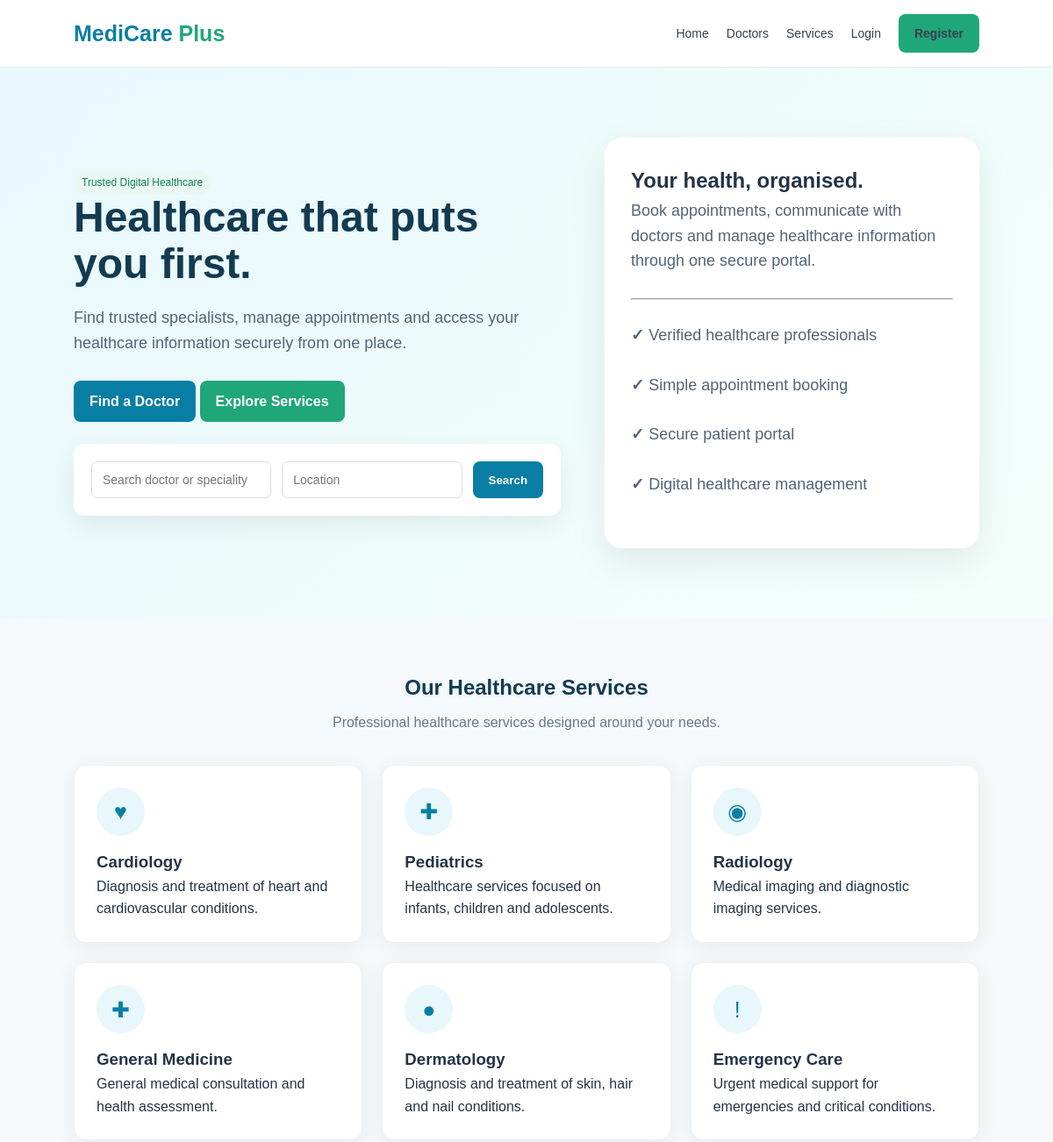
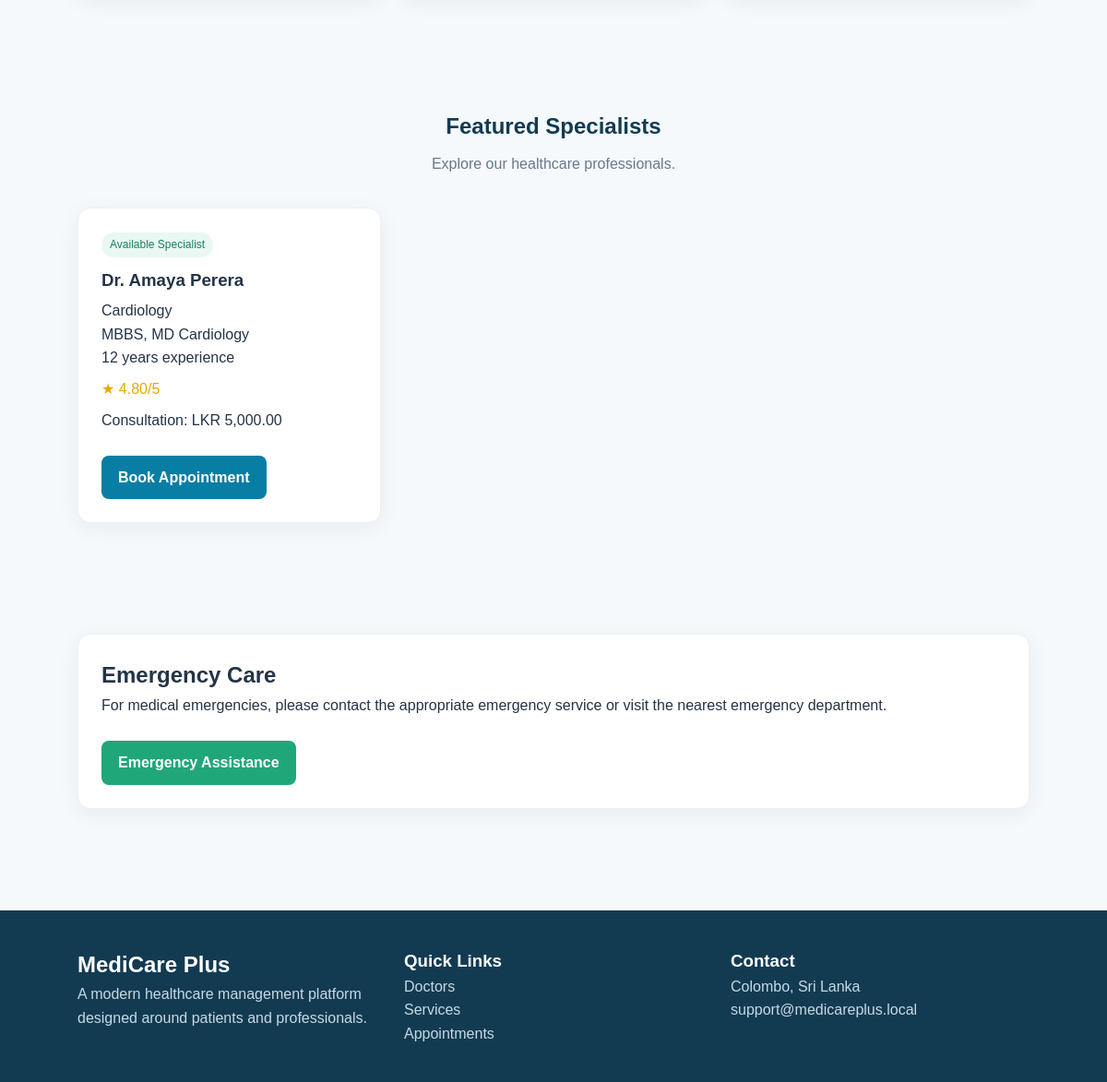
The page / on the database its author committed (2 pictures, top to bottom).
### tables this page shows
CREATE TABLE services (
    id INT AUTO_INCREMENT PRIMARY KEY,
    name VARCHAR(100) NOT NULL,
    description TEXT NOT NULL,
    icon VARCHAR(20) DEFAULT '✚',
    created_at TIMESTAMP DEFAULT CURRENT_TIMESTAMP
);

CREATE TABLE doctors (
    id INT AUTO_INCREMENT PRIMARY KEY,
    user_id INT NOT NULL,
    specialization VARCHAR(100) NOT NULL,
    qualification VARCHAR(255),
    experience INT DEFAULT 0,
    location VARCHAR(100),
    consultation_fee DECIMAL(10,2) DEFAULT 0,
    availability VARCHAR(255),
    rating DECIMAL(3,2) DEFAULT 0,
    bio TEXT,
    service_id INT,
    FOREIGN KEY (user_id) REFERENCES users(id) ON DELETE CASCADE,
    FOREIGN KEY (service_id) REFERENCES services(id) ON DELETE SET NULL
);

CREATE TABLE users (
    id INT AUTO_INCREMENT PRIMARY KEY,
    full_name VARCHAR(100) NOT NULL,
    email VARCHAR(150) NOT NULL UNIQUE,
    password VARCHAR(255) NOT NULL,
    role ENUM('patient','doctor','admin') NOT NULL DEFAULT 'patient',
    phone VARCHAR(30),
    created_at TIMESTAMP DEFAULT CURRENT_TIMESTAMP
);

### config.php (called while the page is built, shortened)
<?php
function e($value) {
    return htmlspecialchars($value ?? '', ENT_QUOTES, 'UTF-8');
}
function isLoggedIn() {
    return isset($_SESSION['user_id']);
}
?>

### index.php (the view, shortened to what this page needs)
<?php
require_once "config.php";
$services = $conn->query("SELECT * FROM services LIMIT 6");
$doctors = $conn->query("
    SELECT d.*, u.full_name
    FROM doctors d
    JOIN users u ON d.user_id = u.id
    ORDER BY d.rating DESC
    LIMIT 3
");
?>
<!DOCTYPE html>
<html>
<head>
    <link rel="stylesheet" href="style.css">
</head>
<body>
<?php include "header.php"; ?>
<section class="hero">
    <div>
        <span class="badge">Trusted Digital Healthcare</span>
        <h1>Healthcare that puts you first.</h1>
        <p>
            Find trusted specialists, manage appointments and
            access your healthcare information securely from one place.
        </p>
        <a href="doctors.php" class="btn">Find a Doctor</a>
        <a href="services.php" class="btn btn-green">Explore Services</a>
        <form action="doctors.php" method="GET" class="search-box">
            <input
                type="text"
                name="search"
                placeholder="Search doctor or speciality"
            >
            <input
                type="text"
                name="location"
                placeholder="Location"
            >
            <button class="btn" type="submit">Search</button>
        </form>
    </div>
    <div class="hero-card">
        <h2>Your health, organised.</h2>
        <p>
            Book appointments, communicate with doctors and
            manage healthcare information through one secure portal.
        </p>
        <hr><br>
        <p><strong>✓</strong> Verified healthcare professionals</p>
        <p><strong>✓</strong> Simple appointment booking</p>
        <p><strong>✓</strong> Secure patient portal</p>
        <p><strong>✓</strong> Digital healthcare management</p>
    </div>
</section>
<section class="section">
<div class="container">
    <div class="section-title">
        <h2>Our Healthcare Services</h2>
        <p>Professional healthcare services designed around your needs.</p>
    </div>
    <div class="grid">
        <?php while ($service = $services->fetch_assoc()): ?>
            <div class="card">
                <div class="service-icon">
                    <?= e($service['icon']) ?>
                </div>
                <h3><?= e($service['name']) ?></h3>
                <p><?= e($service['description']) ?></p>
            </div>
        <?php endwhile; ?>
    </div>
</div>
</section>
<section class="section">
<div class="container">
    <div class="section-title">
        <h2>Featured Specialists</h2>
        <p>Explore our healthcare professionals.</p>
    </div>
    <div class="grid">
        <?php while ($doctor = $doctors->fetch_assoc()): ?>
            <div class="card doctor-card">
                <span class="badge">
                    Available Specialist
                </span>
                <h3><?= e($doctor['full_name']) ?></h3>
                <p>
                    <?= e($doctor['specialization']) ?>
                </p>
                <p>
                    <?= e($doctor['qualification']) ?>
                </p>
                <p>
                    <?= e($doctor['experience']) ?> years experience
                </p>
                <div class="rating">
                    ★ <?= e($doctor['rating']) ?>/5
                </div>
                <p>
                    Consultation:
                    LKR <?= number_format($doctor['consultation_fee'], 2) ?>
                </p>
                <br>
                <a
                    href="book_appointment.php?doctor=<?= $doctor['id'] ?>"
                    class="btn"
                >
                    Book Appointment
                </a>
            </div>
        <?php endwhile; ?>
    </div>
</div>
</section>
<section class="section">
<div class="container">
    <div class="card">
        <h2>Emergency Care</h2>
        <p>
            For medical emergencies, please contact the appropriate
            emergency service or visit the nearest emergency department.
        </p>
        <br>
        <a href="tel:1990" class="btn btn-green">
            Emergency Assistance
        </a>
    </div>
</div>
</section>
<footer class="footer">
<div class="footer-grid">
    <div>
        <h2>MediCare Plus</h2>
        <p>
            A modern healthcare management platform
            designed around patients and professionals.
        </p>
    </div>
    <div>
        <h3>Quick Links</h3>
        <p>Doctors</p>
        <p>Services</p>
        <p>Appointments</p>
    </div>
    <div>
        <h3>Contact</h3>
        <p>Colombo, Sri Lanka</p>
        <p>support@medicareplus.local</p>
    </div>
</div>
</footer>
</body>
</html>

### header.php
<?php require_once "config.php"; ?>
<header class="navbar">
    <a href="index.php" class="logo">
        MediCare <span>Plus</span>
    </a>
    <nav class="nav-links">
        <a href="index.php">Home</a>
        <a href="doctors.php">Doctors</a>
        <a href="services.php">Services</a>
        <?php if (isLoggedIn()): ?>
            <?php if ($_SESSION['role'] === 'patient'): ?>
                <a href="dashboard.php">Dashboard</a>
                <a href="my_appointments.php">Appointments</a>
            <?php elseif ($_SESSION['role'] === 'doctor'): ?>
                <a href="doctor_dashboard.php">Doctor Portal</a>
            <?php elseif ($_SESSION['role'] === 'admin'): ?>
                <a href="admin_dashboard.php">Admin Portal</a>
            <?php endif; ?>
            <a href="logout.php" class="btn">Logout</a>
        <?php else: ?>
            <a href="login.php">Login</a>
            <a href="register.php" class="btn btn-green">Register</a>
        <?php endif; ?>
    </nav>
</header>

### style.css (style rules this page uses)
* { box-sizing: border-box; margin: 0; padding: 0; }
body { font-family: Arial, Helvetica, sans-serif; background: #f5f9fc; color: #243447; line-height: 1.6; }
a { text-decoration: none; color: inherit; }
.navbar { background: #ffffff; border-bottom: 1px solid #e3eaf0; padding: 16px 7%; display: flex; justify-content: space-between; align-items: center; position: sticky; top: 0; z-index: 100; }
.logo { font-size: 25px; font-weight: bold; color: #087ea4; }
.logo span { color: #20a779; }
.nav-links { display: flex; gap: 20px; align-items: center; }
.nav-links a { color: #354052; font-size: 14px; }
.btn { display: inline-block; padding: 11px 18px; border: none; border-radius: 8px; cursor: pointer; font-weight: bold; background: #087ea4; color: white; }
.btn-green { background: #20a779; }
.container { width: 86%; max-width: 1200px; margin: auto; }
.hero { padding: 80px 7%; background: linear-gradient(135deg, #e8f8fc, #f4fffb); display: grid; grid-template-columns: 1.3fr 1fr; gap: 50px; align-items: center; }
.hero h1 { font-size: 48px; line-height: 1.1; margin-bottom: 20px; color: #123b52; }
.hero p { font-size: 18px; margin-bottom: 28px; color: #526477; }
.hero-card { background: white; padding: 30px; border-radius: 20px; box-shadow: 0 15px 45px rgba(0,0,0,0.08); }
.search-box { background: white; padding: 20px; border-radius: 12px; display: grid; grid-template-columns: 1fr 1fr auto; gap: 12px; margin-top: 25px; box-shadow: 0 10px 30px rgba(0,0,0,0.07); }
input, select, textarea { width: 100%; padding: 12px; border: 1px solid #d4dde5; border-radius: 7px; font-size: 14px; background: white; }
.section { padding: 60px 0; }
.section-title { text-align: center; margin-bottom: 35px; }
.section-title h2 { color: #123b52; margin-bottom: 8px; }
.section-title p { color: #69798a; }
.grid { display: grid; grid-template-columns: repeat(3, 1fr); gap: 22px; }
.card { background: white; border-radius: 14px; padding: 25px; box-shadow: 0 5px 25px rgba(0,0,0,0.06); border: 1px solid #edf1f4; }
.service-icon { width: 55px; height: 55px; border-radius: 50%; background: #e7f7fb; display: flex; justify-content: center; align-items: center; color: #087ea4; font-size: 25px; margin-bottom: 15px; }
.doctor-card h3 { margin: 10px 0 5px; }
.badge { display: inline-block; background: #e9f8f2; color: #16825f; padding: 4px 9px; border-radius: 20px; font-size: 12px; }
.rating { color: #e7a800; margin: 8px 0; }
.footer { margin-top: 50px; background: #123b52; color: white; padding: 40px 7%; }
.footer-grid { display: grid; grid-template-columns: repeat(3, 1fr); gap: 30px; }
.footer p { color: #c9d9e3; }

### rows shown on the page
services: icon "♥", name "Cardiology", description "Diagnosis and treatment of heart and cardiovascular conditions."
services: icon "✚", name "Pediatrics", description "Healthcare services focused on infants, children and adolescents."
services: icon "◉", name "Radiology", description "Medical imaging and diagnostic imaging services."
services: icon "✚", name "General Medicine", description "General medical consultation and health assessment."
services: icon "●", name "Dermatology", description "Diagnosis and treatment of skin, hair and nail conditions."
services: icon "!", name "Emergency Care", description "Urgent medical support for emergencies and critical conditions."
doctors: user.full_name "Dr. Amaya Perera", specialization "Cardiology", qualification "MBBS, MD Cardiology", experience "12", rating "4.80", consultation_fee "5,000.00"
